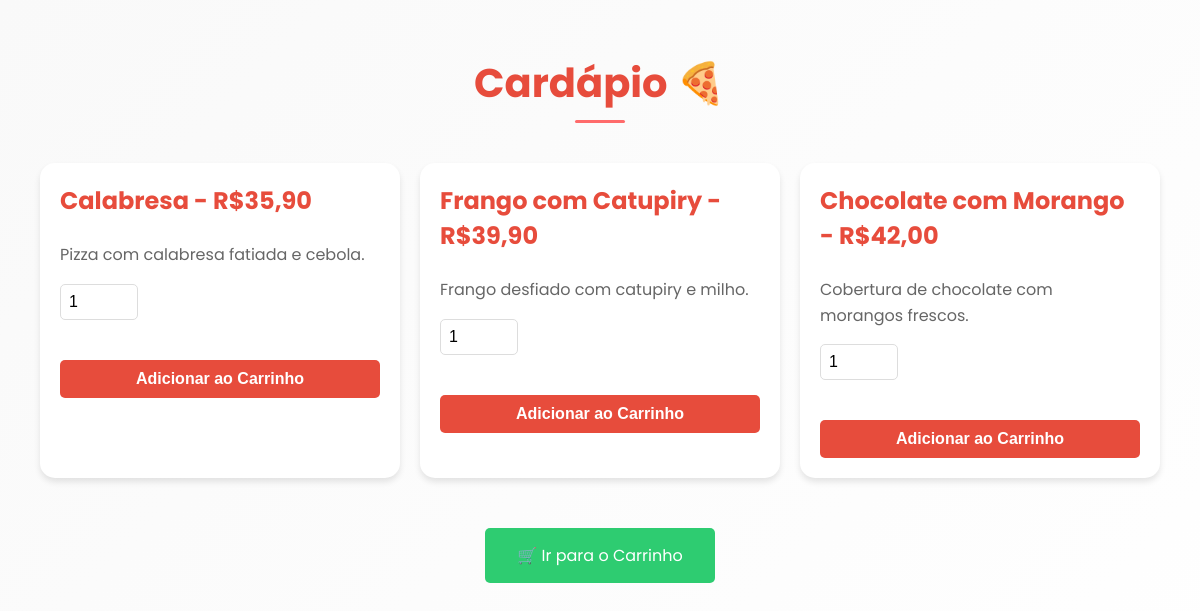
Page /cardapio.php on the committed database.
### tables this page shows
CREATE TABLE `pizzas` (
  `id` int(11) NOT NULL,
  `nome` varchar(100) NOT NULL,
  `descricao` text DEFAULT NULL,
  `preco` decimal(10,2) NOT NULL,
  `categoria` enum('Tradicional','Especial','Doce') DEFAULT 'Tradicional'
);

### cardapio.php (the view, shortened to what this page needs)
<?php
require_once 'config.php';
$pizzas = $pdo->query("SELECT * FROM pizzas")->fetchAll(PDO::FETCH_ASSOC);
?>
<!DOCTYPE html>
<html lang="pt-br">
<head>
    <link rel="stylesheet" href="styles.css">
</head>
<body>
    <h2>Cardápio 🍕</h2>
    <div class="pizza-container">
        <?php foreach ($pizzas as $pizza): ?>
            <div class="pizza-card">
                <h3><?= htmlspecialchars($pizza['nome']) ?> - R$<?= number_format($pizza['preco'], 2, ',', '.') ?></h3>
                <p><?= htmlspecialchars($pizza['descricao']) ?></p>
                <form class="pizza-form" action="carrinho.php" method="POST">
                    <input type="number" name="quantidade" value="1" min="1" required>
                    <button type="submit" name="adicionar">Adicionar ao Carrinho</button>
                </form>
            </div>
        <?php endforeach; ?>
    </div>
    <a href="carrinho.php" class="carrinho-link">🛒 Ir para o Carrinho</a>
</body>
</html>

### styles.css (style rules this page uses)
:root { --primary-color: #ff6b6b; --secondary-color: #4ecdc4; --dark-color: #2d3436; --light-color: #f9f9f9; --shadow: 0 4px 6px rgba(0, 0, 0, 0.1); }
body { font-family: 'Poppins', sans-serif; background: linear-gradient(135deg, var(--light-color), #fff); margin: 0; padding: 20px; min-height: 100vh; }
h2 { color: var(--dark-color); text-align: center; margin-bottom: 30px; font-size: 2em; position: relative; }
h2::after { content: ''; position: absolute; bottom: -10px; left: 50%; transform: translateX(-50%); width: 50px; height: 3px; background: var(--primary-color); border-radius: 2px; }
form { display: flex; flex-direction: column; gap: 20px; }
input { width: 100%; padding: 12px; border: 2px solid #e0e0e0; border-radius: 8px; font-size: 16px; transition: all 0.3s ease; background: transparent; }
button { background: var(--primary-color); color: white; border: none; padding: 15px 30px; border-radius: 8px; font-size: 16px; font-weight: 600; cursor: pointer; transition: all 0.3s ease; margin-top: 20px; }
body { font-family: 'Poppins', sans-serif; background-color: #f5f5f5; margin: 0; padding: 20px; color: #333; }
h2 { text-align: center; color: #e74c3c; margin-bottom: 30px; font-size: 2.5em; }
.pizza-container { display: grid; grid-template-columns: repeat(auto-fit, minmax(300px, 1fr)); gap: 20px; max-width: 1200px; margin: 0 auto; padding: 20px; }
.pizza-card { background: white; border-radius: 15px; padding: 20px; box-shadow: 0 4px 6px rgba(0, 0, 0, 0.1); transition: transform 0.3s ease; }
.pizza-card h3 { color: #e74c3c; margin-top: 0; font-size: 1.5em; }
.pizza-card p { color: #666; line-height: 1.6; }
.pizza-form { margin-top: 15px; }
.pizza-form input[type="number"] { width: 60px; padding: 8px; border: 1px solid #ddd; border-radius: 5px; margin-right: 10px; }
.pizza-form button { background-color: #e74c3c; color: white; border: none; padding: 10px 20px; border-radius: 5px; cursor: pointer; transition: background-color 0.3s ease; }
.carrinho-link { display: block; text-align: center; margin-top: 30px; padding: 15px; background-color: #2ecc71; color: white; text-decoration: none; border-radius: 5px; max-width: 200px; margin: 30px auto; transition: background-color 0.3s ease; }

### rows in the picture
pizzas: nome "Calabresa", preco "35,90", descricao "Pizza com calabresa fatiada e cebola."
pizzas: nome "Frango com Catupiry", preco "39,90", descricao "Frango desfiado com catupiry e milho."
pizzas: nome "Chocolate com Morango", preco "42,00", descricao "Cobertura de chocolate com morangos frescos."
